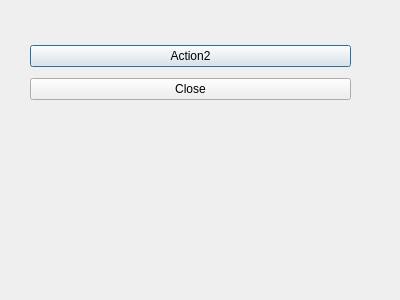
<?xml version="1.0" encoding="UTF-8"?>
<ui version="4.0">
 <class>SingletonSecond_Dialog</class>
 <widget class="QDialog" name="SingletonSecond_Dialog">
  <property name="geometry">
   <rect>
    <x>0</x>
    <y>0</y>
    <width>400</width>
    <height>300</height>
   </rect>
  </property>
  <property name="windowTitle">
   <string>Dialog</string>
  </property>
  <widget class="QWidget" name="">
   <property name="geometry">
    <rect>
     <x>30</x>
     <y>40</y>
     <width>321</width>
     <height>67</height>
    </rect>
   </property>
   <layout class="QVBoxLayout" name="verticalLayout">
    <item>
     <widget class="QPushButton" name="pushButton_Action2">
      <property name="text">
       <string>Action2</string>
      </property>
     </widget>
    </item>
    <item>
     <widget class="QPushButton" name="pushButton_Close">
      <property name="text">
       <string>Close</string>
      </property>
     </widget>
    </item>
   </layout>
  </widget>
 </widget>
 <resources/>
 <connections/>
</ui>
